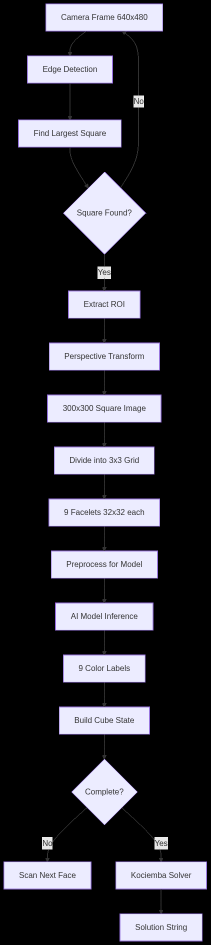
#> input picture Data Flow.png, 421 x 1890 px (shown at 1/2 size)
$ python -i FaceletSegmenterGridDivision.py   (imports and definitions only)
#> lines starting #> are read from the running program, lines starting #| are printed output that depends on the picture; after the words box and inside, x2 and y2 are one past the last pixel; in counts of white or black regions, pixels touching at a corner belong together
#> further down, picture is the input picture: shape (1890, 421, 3); mean B, G, R 57.9, 52.3, 52.9
"""
Rubik's Cube Face Segmentation Component

Takes an image containing a Rubik's cube face and outputs 9 segmented
64x64 images of each facelet, ordered top-left to bottom-right.

Facelet ordering:
    0 | 1 | 2
    ---------
    3 | 4 | 5
    ---------
    6 | 7 | 8
"""

import cv2
import numpy as np
from typing import List, Tuple, Optional
from dataclasses import dataclass


@dataclass
class BoundingBox:
    """Represents a bounding box for the cube face region."""
    x: int
    y: int
    width: int
    height: int
    rotation: float = 0.0  # Rotation angle in degrees (counter-clockwise)


class FaceletSegmenterGridDivision:
    """
    Segments a Rubik's cube face image into 9 individual facelet images.

    Usage:
        segmenter = FaceletSegmenterGridDivision(output_size=64)
        facelets = segmenter.segment(image)
        # or with explicit bounding box:
        facelets = segmenter.segment(image, bbox=BoundingBox(100, 50, 300, 300))
    """

    def __init__(self, output_size: int = 64, debug: bool = False):
        """
        Initialize the segmenter.

        Args:
            output_size: Size of output facelet images (default 64x64)
            debug: If True, print debug information during processing
        """
        self.output_size = output_size
        self.debug = debug

    def segment(
        self,
        image: np.ndarray,
        bbox: Optional[BoundingBox] = None
    ) -> np.ndarray:
        """
        Segment a cube face image into 9 facelets.

        Args:
            image: Input image (BGR format from OpenCV or RGB)
                   Expected shape: (H, W, 3) where H=height, W=width, 3=BGR channels
            bbox: Optional bounding box for the cube face region.
                  If None, attempts to auto-detect or uses full image.

        Returns:
            numpy array of shape (3, 3, 64, 64, 3) representing a 3x3 grid of facelets
            Access pattern: [row][col][height][width][channel]
            Ordering: row 0 = top row, col 0 = left column
        """
        if bbox is None:
            bbox = self._detect_face_region(image)

        # Extract the face region
        face_region = self._extract_region(image, bbox)

        # Only apply secondary rotation correction if bbox didn't already have rotation
        if abs(bbox.rotation) < 0.5:
            face_region = self._correct_rotation(face_region)

        # Split into 9 facelets
        facelets = self._split_into_facelets(face_region)

        # Resize each facelet to output size
        resized_facelets = [
            cv2.resize(facelet, (self.output_size, self.output_size),
                      interpolation=cv2.INTER_AREA)
            for facelet in facelets
        ]

        # Reshape from list of 9 facelets to 3x3 grid
        # Convert list to array: (9, 64, 64, 3)
        facelets_array = np.array(resized_facelets, dtype=np.uint8)

        # Reshape to 3x3 grid: (3, 3, 64, 64, 3)
        facelets_grid = facelets_array.reshape(3, 3, self.output_size, self.output_size, 3)

        return facelets_grid

    def _detect_face_region(self, image: np.ndarray) -> BoundingBox:
        """
        Attempt to auto-detect the cube face region in the image.

        Uses color saturation and contour analysis to find the colorful cube region.
        Falls back to using a centered square if detection fails.

        Args:
            image: Input image

        Returns:
            BoundingBox for the detected face region
        """
        height, width = image.shape[:2]

        # Convert to HSV for color-based detection
        if len(image.shape) == 3:
            hsv = cv2.cvtColor(image, cv2.COLOR_BGR2HSV)
#> hsv: shape (1890, 421, 3); mean H, S, V 27.8, 5.9, 57.9
        else:
            # Grayscale image, use fallback
            size = min(width, height) // 2
            x = (width - size) // 2
            y = (height - size) // 2
            return BoundingBox(x, y, size, size)

        # Use saturation channel to find colorful regions (Rubik's cubes are colorful)
        saturation = hsv[:, :, 1]
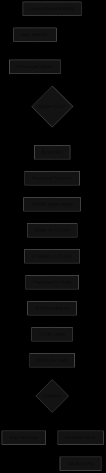
#> saturation: shape (1890, 421) (shown at 1/4 size); min 0, max 255, mean 5.9

        # Threshold saturation to find colorful areas (lower threshold for white/yellow)
        _, sat_mask = cv2.threshold(saturation, 30, 255, cv2.THRESH_BINARY)
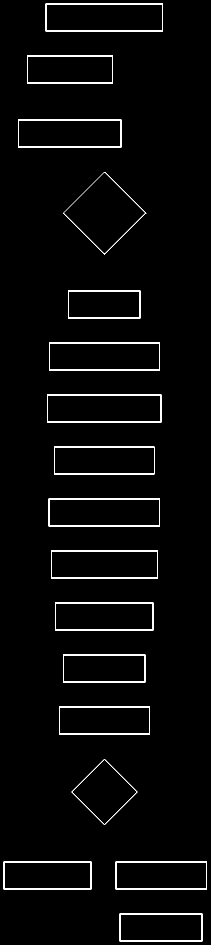
#> sat_mask: shape (1890, 421) (shown at 1/2 size); 2% white in thin lines or dots

        # Use coarse edge detection to find cube boundary (not fine details like logos)
        gray = cv2.cvtColor(image, cv2.COLOR_BGR2GRAY)

        # Heavy blur to smooth out logos and internal details
        blurred = cv2.GaussianBlur(gray, (15, 15), 0)
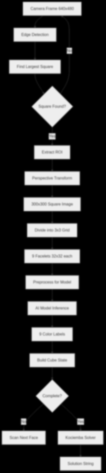
#> blurred: shape (1890, 421) (shown at 1/4 size); min 0, max 238, mean 53.1

        # Detect only strong edges with high thresholds (outer cube boundaries)
        edges = cv2.Canny(blurred, 60, 180)
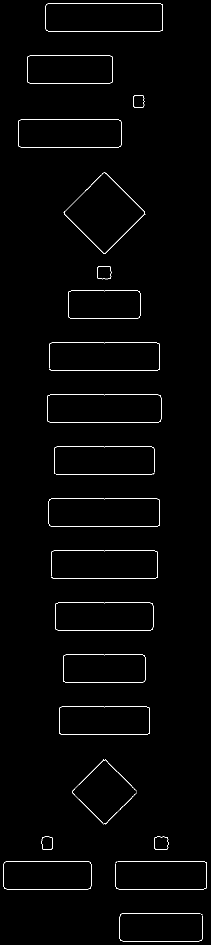
#> edges: shape (1890, 421) (shown at 1/2 size); 1.1% white in thin lines or dots

        # Morphological operations to connect edges and fill the cube region
        kernel = np.ones((7, 7), np.uint8)
        edges_filled = cv2.dilate(edges, kernel, iterations=4)
#> edges_filled: shape (1890, 421); 27.8% white; 18 white regions, largest, box (x1, y1, x2, y2) and area: (115, 333, 303, 519) 15663, (82, 777, 335, 857) 14167, (219, 1661, 421, 1791) 14078
        edges_filled = cv2.morphologyEx(edges_filled, cv2.MORPH_CLOSE, kernel, iterations=3)
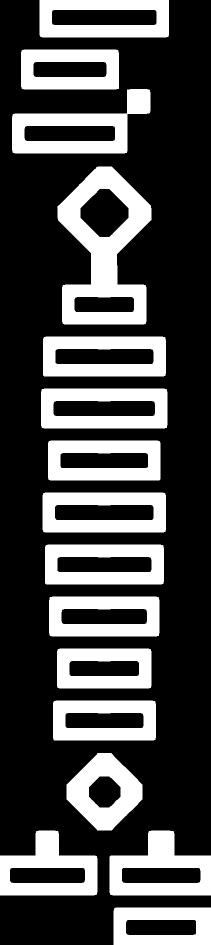
#> edges_filled: shape (1890, 421) (shown at 1/2 size); 28% white; 16 white regions, largest, box (x1, y1, x2, y2) and area: (115, 333, 303, 649) 28760, (24, 178, 301, 307) 15369, (82, 777, 335, 857) 14167

        # Combine saturation (for color) and filled edges (for structure)
        # Prioritize saturation to avoid false detections from logos
        combined_mask = cv2.addWeighted(sat_mask, 0.7, edges_filled, 0.3, 0)
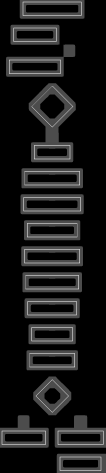
#> combined_mask: shape (1890, 421) (shown at 1/4 size); min 0, max 255, mean 24.8
        _, combined_mask = cv2.threshold(combined_mask, 100, 255, cv2.THRESH_BINARY)

        # Final cleanup: fill holes inside the cube region
        kernel_large = np.ones((11, 11), np.uint8)
        combined_mask = cv2.morphologyEx(combined_mask, cv2.MORPH_CLOSE, kernel_large, iterations=2)
#> combined_mask: shape (1890, 421); 2.5% white; 17 white regions, largest, box (x1, y1, x2, y2) and area: (91, 0, 326, 63) 2793, (239, 1827, 405, 1890) 2034, (231, 1723, 421, 1779) 1332
        combined_mask = cv2.morphologyEx(combined_mask, cv2.MORPH_OPEN, kernel, iterations=1)
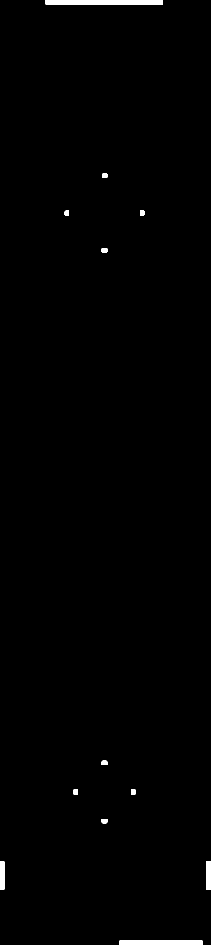
#> combined_mask: shape (1890, 421) (shown at 1/2 size); 0.68% white; 12 white regions

        # Find contours in combined mask
        contours, _ = cv2.findContours(combined_mask, cv2.RETR_EXTERNAL, cv2.CHAIN_APPROX_SIMPLE)
#> contours = 12 contours; largest, box (x1, y1, x2, y2) and area: (91, 0, 326, 9) 1872, (239, 1881, 405, 1890) 1320, (412, 1723, 421, 1779) 440, (0, 1723, 9, 1779) 440, (203, 1638, 215, 1647) 84

        best_bbox = None
        best_score = 0

        # Expected cube size range (as fraction of image dimensions)
        # Cube must be reasonably large to avoid detecting individual facelets or logos
        min_size = min(width, height) * 0.15  # At least 15% of smallest dimension
#> (the rest of the program and of its run is left out)
